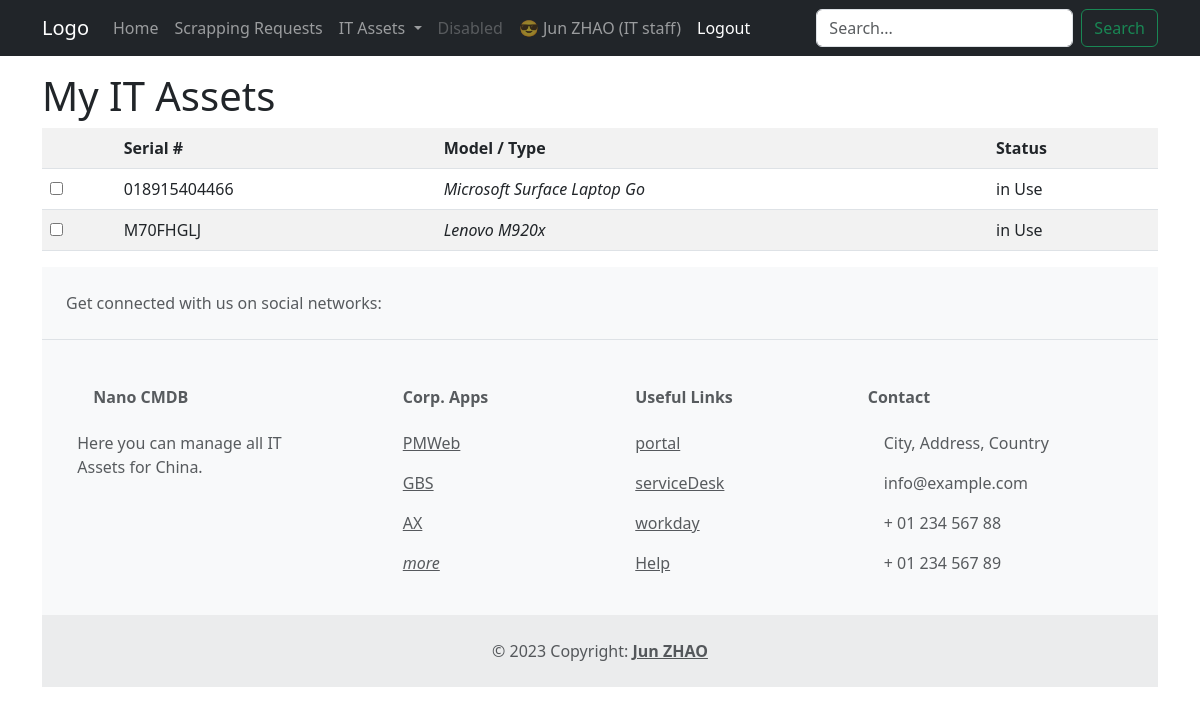
/nanoassets/myinstances/ (signed in), run on the app's committed database.
### nanoassets/models.py (models this page shows, shortened)
class Instance(models.Model):
    serial_number = models.CharField(
        primary_key=True, max_length=20, help_text='enter serial #')
    model_type = models.ForeignKey("nanoassets.ModelType", verbose_name=_(
        "Model / Type"), on_delete=models.SET_NULL, null=True, blank=True)
    owner = models.ForeignKey(User, verbose_name=_(
        "Owner"), on_delete=models.SET_NULL, null=True, blank=True)
    INSTANCE_STATUS = (
        ('A', 'Available'),
        ('U', 'in Use'),
        ('R', 'in Repair'),
        ('S', 'Scrapped')
    )
    status = models.CharField(max_length=15, choices=INSTANCE_STATUS,
                              default='Available', help_text='Asset availability')
    eol_date = models.DateField(null=True, blank=True)
    scrap_request = models.ForeignKey("nanoassets.ScrapRequest", verbose_name=_(
        "Scrap Request"), on_delete=models.SET_NULL, null=True, blank=True)
    class Meta:
        ordering = ['model_type', 'eol_date',]

class ModelType(models.Model):
    name = models.CharField(max_length=20)
    manufacturer = models.ForeignKey(
        "Manufacturer", on_delete=models.SET_NULL, blank=True, null=True)
    def __str__(self):
        return '%s %s' % (self.manufacturer, self.name)

class Manufacturer(models.Model):
    name = models.CharField(max_length=20)
    def __str__(self):
        return self.name

### nanoassets/views.py (the view)
# urls.py: path('myinstances/', views.InstanceByUserListView.as_view(),
class InstanceByUserListView(LoginRequiredMixin, generic.ListView):
    model = Instance
    template_name = 'nanoassets/instance_list_by_user.html'
    def get_queryset(self):
        return super().get_queryset().filter(owner=self.request.user).filter(status__exact='U').order_by('eol_date')

### templatetags/auth_extras.py (called while the page is built)
@register.filter(name='has_group')
def has_group(user, group_name):
    try:
        group = Group.objects.get(name=group_name)
        return True if group in user.groups.all() else False
    except:
        return False

### nanoassets/templates/nanoassets/instance_list_by_user.html
{% extends 'base.html' %}
{% block page_content %}
  <h1>My IT Assets</h1>
  {% if instance_list %}
    <table class="table table-striped table-hover">
      <tr>
        <th></th>
        <th>Serial #</th>
        <th>Model / Type</th>
        <th>Status</th>
      </tr>
      {% for instance in instance_list %}
        <tr>
          <td>
            <input type="checkbox"
                   name="instance"
                   id="instance{{ forloop.counter }}"
                   value="{{ instance.pk }}"/>
          </td>
          <td>
            <label for="instance{{ forloop.counter }}">{{ instance.serial_number }}</label>
          </td>
          <td>
            <em>{{ instance.model_type }}</em>
          </td>
          <td>{{ instance.get_status_display }}</td>
        </tr>
      {% endfor %}
    </table>
  {% else %}
    <p>You don't have any IT assets !</p>
  {% endif %}
{% endblock page_content %}

### templates/base.html (shortened to what this page needs)
<!doctype html>
<html lang="en">
  <head>
    <link href="https://cdn.jsdelivr.net/npm/bootstrap@5.3.0-alpha2/dist/css/bootstrap.min.css"
          rel="stylesheet"
>
  </head>
  <body>
    {% load auth_extras %}
    <nav class="navbar navbar-expand-lg navbar-dark bg-dark sticky-top">
      <div class="container">
        <a class="navbar-brand" href="#">Logo</a>
        <div class="collapse navbar-collapse" id="navbarSupportedContent">
          <ul class="navbar-nav me-auto mb-2 mb-lg-0">
            <li class="nav-item">
              <a class="nav-link" aria-current="page" href="#">Home</a>
            </li>
            <li class="nav-item">
              <a class="nav-link" href="{% url 'instance-scrapping-request-list' %}">Scrapping Requests</a>
            </li>
            <li class="nav-item dropdown">
              <a class="nav-link dropdown-toggle"
                 href="#"
                 role="button"
                 data-bs-toggle="dropdown"
                 aria-expanded="false">
                IT Assets
              </a>
            </li>
            <li class="nav-item">
              <a class="nav-link disabled">Disabled</a>
            </li>
            <li class="nav-item">
              {% if user.is_authenticated %}
                <li>
                  <span class="nav-link">
                    😎 {{ user.get_full_name|truncatechars:8 }}
                    {% if user|has_group:"IT China" %}
                      (IT staff)
                    {% else %}
                      (non IT staff)
                    {% endif %}
                  </span>
                </li>
                <li>
                  <a class="nav-link active"
                     href="{% url 'logout' %}?next={{ request.path }}">Logout</a>
                </li>
              {% else %}
                <li>
                  <a class="nav-link active"
                     href="{% url 'login' %}?next={{ request.path }}"><span class="glyphicon glyphicon-log-in"></span>Login</a>
                </li>
              {% endif %}
            </li>
          </ul>
          {% if user|has_group:"IT China" %}
            <form class="d-flex"
                  role="search"
                  action="{% url 'instance-search-results' %}"
                  method="get">
              <input class="form-control me-2"
                     name="q"
                     type="search"
                     placeholder="Search..."
                     aria-label="Search">
              <button class="btn btn-outline-success" type="submit">Search</button>
            </form>
          {% endif %}
        </div>
      </div>
    </nav>
    <div class="container mt-3">
      {% block page_content %}
      {% endblock page_content %}
      <footer class="text-center text-lg-start bg-light text-muted">
        <section class="d-flex justify-content-center justify-content-lg-between p-4 border-bottom">
          <div class="me-5 d-none d-lg-block">
            <span>Get connected with us on social networks:</span>
          </div>
          <div>
          </div>
        </section>
        <section class="">
          <div class="container text-center text-md-start mt-5">
            <div class="row mt-3">
              <div class="col-md-3 col-lg-4 col-xl-3 mx-auto mb-4">
                <h6 class="text-capitalize fw-bold mb-4">
                  nano CMDB
                </h6>
                <p>Here you can manage all IT Assets for China.</p>
              </div>
              <div class="col-md-2 col-lg-2 col-xl-2 mx-auto mb-4">
                <h6 class="text-capitalize fw-bold mb-4">Corp. Apps</h6>
                <p>
                  <a href="https://tishmanspeyer.pmweb.com/pmwebsaml/" class="text-reset">PMWeb</a>
                </p>
                <p>
                  <a href="https://xapps.tishmanspeyer.com/gbs/" class="text-reset">GBS</a>
                </p>
                <p>
                  <a href="https://connect.tishmanspeyer.com/dynamics-ax"
                     class="text-reset">AX</a>
                </p>
                <p>
                  <a href="#!" class="text-reset"><em>more</em></a>
                </p>
              </div>
              <div class="col-md-3 col-lg-2 col-xl-2 mx-auto mb-4">
                <h6 class="text-capitalize fw-bold mb-4">Useful links</h6>
                <p>
                  <a href="https://connect.tishmanspeyer.com/" class="text-reset">portal</a>
                </p>
                <p>
                  <a href="https://tishmanspeyer.service-now.com/sp/" class="text-reset">serviceDesk</a>
                </p>
                <p>
                  <a href="https://wd5.myworkday.com/ts/login-saml2.htmld"
                     class="text-reset">workday</a>
                </p>
                <p>
                  <a href="#!" class="text-reset">Help</a>
                </p>
              </div>
              <div class="col-md-4 col-lg-3 col-xl-3 mx-auto mb-md-0 mb-4">
                <h6 class="text-capitalize fw-bold mb-4">
                  Contact
                </h6>
                <p>
                   City, Address, Country
                </p>
                <p>
                  info@example.com
                </p>
                <p>
                   + 01 234 567 88
                </p>
                <p>
                   + 01 234 567 89
                </p>
              </div>
            </div>
          </div>
        </section>
        <div class="text-center p-4" style="background-color: rgba(0, 0, 0, 0.05)">
          © 2023 Copyright:
          <a class="text-reset fw-bold" href="https://github.com/zhao27j/">Jun ZHAO</a>
        </div>
      </footer>
    </div>
  </body>
</html>

### data on the page
Instance: serial_number "018915404466", model_type "Microsoft Surface Laptop Go", status "in Use"
Instance: serial_number "M70FHGLJ", model_type "Lenovo M920x", status "in Use"

### other printed values
{{ user.get_full_name|truncatechars:8 }} "Jun ZHAO"
